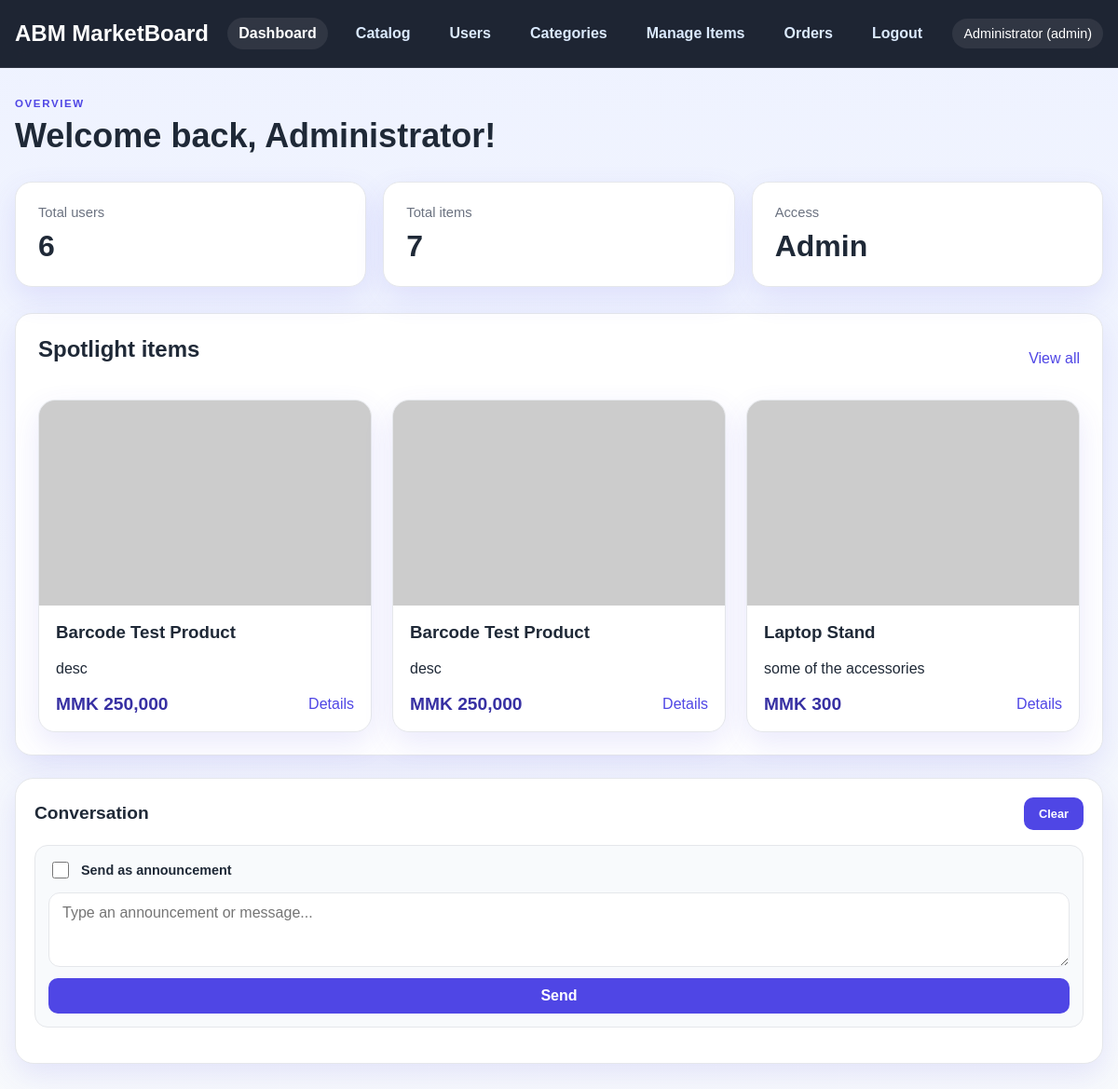
/dashboard.php (signed in), run on the app's committed database.
### tables this page shows
CREATE TABLE items (
            id INTEGER PRIMARY KEY AUTOINCREMENT,
            name TEXT NOT NULL,
            description TEXT NOT NULL,
            details TEXT NOT NULL,
            price REAL NOT NULL DEFAULT 0,
            image TEXT,
            created_at DATETIME DEFAULT CURRENT_TIMESTAMP
        , category TEXT NOT NULL DEFAULT "General", barcode TEXT);

### app/helpers.php (called while the page is built, shortened)
<?php
require_once __DIR__ . '/db.php';
function e(string $value): string
{
    return htmlspecialchars($value, ENT_QUOTES, 'UTF-8');
}
function currentUser(): ?array
{
    return $_SESSION['user'] ?? null;
}
function formatPrice(float $amount): string
{
    return 'MMK ' . number_format((int) round($amount), 0, '.', ',');
}
function itemImageUrl(?string $imageName): string
{
    $imageName = ltrim($imageName, '/');
    $imageName = preg_replace('#^uploads/items/#', '', $imageName) ?? $imageName;
    $publicPath = APP_ROOT . '/public/uploads/items/' . $imageName;
    $legacyPath = APP_ROOT . '/uploads/items/' . $imageName;
    return 'https://placehold.co/600x400/1f2937/ffffff?text=Product';
}

### app/db.php (called while the page is built, shortened)
<?php
function getDb(): PDO
{
    static $pdo = null;
    if ($pdo === null) {
        $pdo = new PDO('sqlite:' . DB_PATH);
        $pdo->setAttribute(PDO::ATTR_ERRMODE, PDO::ERRMODE_EXCEPTION);
        $pdo->setAttribute(PDO::ATTR_DEFAULT_FETCH_MODE, PDO::FETCH_ASSOC);
        $pdo->exec('PRAGMA foreign_keys = ON;');
        initializeDatabase($pdo);
    }
    return $pdo;
}
function initializeDatabase(PDO $pdo): void
{
    $pdo->exec('CREATE TABLE IF NOT EXISTS users (
        id INTEGER PRIMARY KEY AUTOINCREMENT,
        name TEXT NOT NULL,
        email TEXT NOT NULL UNIQUE,
        password TEXT NOT NULL,
        role TEXT NOT NULL DEFAULT "user",
        approved INTEGER NOT NULL DEFAULT 0,
        created_at DATETIME DEFAULT CURRENT_TIMESTAMP
    )');
    $pdo->exec('CREATE TABLE IF NOT EXISTS items (
        id INTEGER PRIMARY KEY AUTOINCREMENT,
        name TEXT NOT NULL,
        description TEXT NOT NULL,
        details TEXT NOT NULL,
        price REAL NOT NULL DEFAULT 0,
        image TEXT,
        category TEXT NOT NULL DEFAULT "General",
        barcode TEXT,
        created_at DATETIME DEFAULT CURRENT_TIMESTAMP
    )');
    $pdo->exec('CREATE TABLE IF NOT EXISTS categories (
        id INTEGER PRIMARY KEY AUTOINCREMENT,
        name TEXT NOT NULL UNIQUE,
        created_at DATETIME DEFAULT CURRENT_TIMESTAMP
    )');
    $pdo->exec('CREATE TABLE IF NOT EXISTS messages (
        id INTEGER PRIMARY KEY AUTOINCREMENT,
        sender_id INTEGER,
        sender_name TEXT NOT NULL,
        message TEXT NOT NULL,
        is_announcement INTEGER NOT NULL DEFAULT 0,
        created_at DATETIME DEFAULT CURRENT_TIMESTAMP,
        FOREIGN KEY (sender_id) REFERENCES users(id) ON DELETE SET NULL
    )');
    $pdo->exec('CREATE TABLE IF NOT EXISTS orders (
        id INTEGER PRIMARY KEY AUTOINCREMENT,
        user_id INTEGER NOT NULL,
        total INTEGER NOT NULL DEFAULT 0,
        status TEXT NOT NULL DEFAULT "pending",
        created_at DATETIME DEFAULT CURRENT_TIMESTAMP,
        FOREIGN KEY (user_id) REFERENCES users(id) ON DELETE CASCADE
    )');
    $pdo->exec('CREATE TABLE IF NOT EXISTS order_items (
        id INTEGER PRIMARY KEY AUTOINCREMENT,
        order_id INTEGER NOT NULL,
        item_id INTEGER NOT NULL,
        price INTEGER NOT NULL,
        quantity INTEGER NOT NULL DEFAULT 1,
        FOREIGN KEY (order_id) REFERENCES orders(id) ON DELETE CASCADE,
        FOREIGN KEY (item_id) REFERENCES items(id) ON DELETE CASCADE
    )');
    try {
        $pdo->query('SELECT is_announcement FROM messages LIMIT 1');
    } catch (Exception $e) {
        try {
            $pdo->exec('ALTER TABLE messages ADD COLUMN is_announcement INTEGER NOT NULL DEFAULT 0');
        } catch (Exception $ignored) {
        }
    }
    try {
        $pdo->query('SELECT approved FROM users LIMIT 1');
    } catch (Exception $e) {
        try {
            $pdo->exec('ALTER TABLE users ADD COLUMN approved INTEGER NOT NULL DEFAULT 0');
        } catch (Exception $ignored) {
        }
    }
    try {
        $pdo->query('SELECT barcode FROM items LIMIT 1');
    } catch (Exception $e) {
        try {
            $pdo->exec('ALTER TABLE items ADD COLUMN barcode TEXT');
        } catch (Exception $ignored) {
        }
    }
    $count = (int) $pdo->query('SELECT COUNT(*) FROM users WHERE email = "admin@demo.com"')->fetchColumn();
}
function getCount(string $table): int
{
    $stmt = getDb()->query("SELECT COUNT(*) FROM {$table}");
    return (int) $stmt->fetchColumn();
}
function getAllItems(): array
{
    $stmt = getDb()->query('SELECT * FROM items ORDER BY created_at DESC');
    return $stmt->fetchAll();
}

### public/dashboard.php (the view, shortened to what this page needs)
<?php
require_once __DIR__ . '/../app/helpers.php';
$user = currentUser();
$stats = [
    'users' => getCount('users'),
    'items' => getCount('items'),
];
$recentItems = array_slice(getAllItems(), 0, 3);
include __DIR__ . '/../app/partials/header.php';
?>
<section class="page-header">
    <div>
        <p class="eyebrow">Overview</p>
        <h1>Welcome back, <?= e($user['name']) ?>!</h1>
    </div>
</section>
<div class="dashboard-layout">
    <main class="dashboard-main">
        <?php if (($user['role'] ?? '') === 'admin'): ?>
            <div class="stats-grid">
                <article class="stat-card">
                    <span>Total users</span>
                    <strong><?= $stats['users'] ?></strong>
                </article>
                <article class="stat-card">
                    <span>Total items</span>
                    <strong><?= $stats['items'] ?></strong>
                </article>
                <article class="stat-card">
                    <span>Access</span>
                    <strong>Admin</strong>
                </article>
            </div>
        <?php endif; ?>
        <section class="section-block">
            <div class="section-heading">
                <h2>Spotlight items</h2>
                <a href="/items.php">View all</a>
            </div>
            <div class="product-grid">
                <?php foreach ($recentItems as $item): ?>
                    <article class="product-card">
                        <img src="<?= e(itemImageUrl($item['image'])) ?>" alt="<?= e($item['name']) ?>">
                        <div class="product-body">
                            <h3><?= e($item['name']) ?></h3>
                            <p><?= e($item['description']) ?></p>
                            <div class="product-meta">
                                <span class="price"><?= formatPrice((float) $item['price']) ?></span>
                                <a href="/item.php?id=<?= (int) $item['id'] ?>">Details</a>
                            </div>
                        </div>
                    </article>
                <?php endforeach; ?>
            </div>
        </section>
    </main>
    <aside class="dashboard-sidebar">
        <section class="chat-panel">
            <div class="chat-header">
                <h2>Conversation</h2>
                <?php if (($user['role'] ?? '') === 'admin'): ?>
                    <form method="post" class="inline-form">
                        <button type="submit" name="clear_messages" class="clear-btn">Clear</button>
                    </form>
                <?php endif; ?>
            </div>
            <form method="post" class="chat-form">
                <?php if (($user['role'] ?? '') === 'admin'): ?>
                    <label class="checkbox-row">
                        <input type="checkbox" name="announce" value="1">
                        <span>Send as announcement</span>
                    </label>
                <?php endif; ?>
                <textarea name="chat_message" rows="3" placeholder="<?= (($user['role'] ?? '') === 'admin') ? 'Type an announcement or message...' : 'Write a message to the team...' ?>" required></textarea>
                <button type="submit" class="primary-btn">Send</button>
            </form>
        </section>
    </aside>
</div>
<?php include __DIR__ . '/../app/partials/footer.php'; ?>

### public/assets/style.css (style rules this page uses)
:root { --bg: #f5f7ff; --panel: #ffffff; --panel-alt: #eef3ff; --primary: #4f46e5; --primary-dark: #3730a3; --accent: #f59e0b; --text: #1f2937; --muted: #6b7280; --border: #e5e7eb; --success: #10b981; --error: #ef4444; --shadow: 0 12px 32px rgba(79, 70, 229, 0.12); }
* { box-sizing: border-box; }
body { margin: 0; font-family: Arial, Helvetica, sans-serif; background: linear-gradient(180deg, #eef2ff 0%, #f8fafc 100%); color: var(--text); }
a { color: var(--primary); text-decoration: none; }
img { max-width: 100%; display: block; }
button, input, textarea, select { font: inherit; }
.page-header { display: flex; justify-content: space-between; align-items: center; gap: 18px; margin-bottom: 28px; }
.eyebrow { text-transform: uppercase; letter-spacing: 0.14em; color: var(--primary); font-weight: 700; font-size: 0.72rem; margin: 0 0 8px; }
h1, h2, h3, p { margin-top: 0; }
h1 { font-size: clamp(2rem, 3vw, 2.8rem); margin-bottom: 0; }
.stats-grid { display: grid; grid-template-columns: repeat(3, minmax(180px, 1fr)); gap: 18px; margin-bottom: 28px; }
.stat-card, .welcome-panel, .section-block, .admin-form-card, .admin-table-card, .auth-card, .product-card, .item-detail, .detail-box { background: var(--panel); border: 1px solid var(--border); border-radius: 18px; box-shadow: var(--shadow); }
.stat-card { padding: 24px; }
.stat-card span { color: var(--muted); display: block; margin-bottom: 10px; font-size: 0.92rem; }
.stat-card strong { font-size: 2rem; display: block; }
.primary-btn, button[type="submit"], .action-buttons a, .action-buttons button { border: none; border-radius: 10px; padding: 10px 16px; font-weight: 700; cursor: pointer; transition: 0.2s ease; }
.primary-btn, button[type="submit"] { background: var(--primary); color: white; }
.section-block { padding: 24px; }
.section-heading { display: flex; justify-content: space-between; align-items: center; margin-bottom: 20px; }
.product-grid { display: grid; grid-template-columns: repeat(auto-fit, minmax(260px, 1fr)); gap: 22px; }
.product-card { overflow: hidden; }
.product-card img { height: 220px; width: 100%; object-fit: cover; background: #e5e7eb; }
.product-body { padding: 18px; }
.product-meta { display: flex; align-items: center; justify-content: space-between; gap: 10px; margin-top: 18px; }
.price { font-size: 1.2rem; font-weight: 800; color: var(--primary-dark); }
label { display: grid; gap: 8px; color: var(--text); font-weight: 600; }
input, textarea, select { width: 100%; padding: 12px 14px; border-radius: 12px; border: 1px solid var(--border); background: #fff; color: var(--text); }
.chat-panel { position: sticky; top: 96px; background: var(--panel); border: 1px solid var(--border); border-radius: 20px; box-shadow: var(--shadow); padding: 20px; height: fit-content; margin: 24px 0 30px; }
.chat-header { display: flex; align-items: center; justify-content: space-between; gap: 12px; margin-bottom: 16px; }
.chat-header h2 { margin: 0; font-size: 1.2rem; }
.inline-form { margin: 0; }
.clear-btn { border: 1px solid rgba(239, 68, 68, 0.25); background: rgba(239, 68, 68, 0.06); color: #991b1b; border-radius: 999px; padding: 7px 10px; font-size: 0.8rem; font-weight: 700; cursor: pointer; }
.chat-form { display: grid; gap: 12px; margin-bottom: 18px; padding: 14px; background: #f8fafc; border: 1px solid var(--border); border-radius: 14px; }
.checkbox-row { display: flex; align-items: center; gap: 10px; color: var(--text); font-weight: 600; font-size: 0.9rem; }
.checkbox-row input { width: 18px; height: 18px; accent-color: var(--primary); }

### data on the page
items: name "Barcode Test Product", description "desc", price "MMK 250,000"
items: name "Barcode Test Product", description "desc", price "MMK 250,000"
items: name "Laptop Stand", description "some of the accessories", price "MMK 300"

### other printed values
$loggedUser['name'] "Administrator"
$loggedUser['role'] "admin"
$user['name'] "Administrator"
$stats['users'] "6"
$stats['items'] "7"
